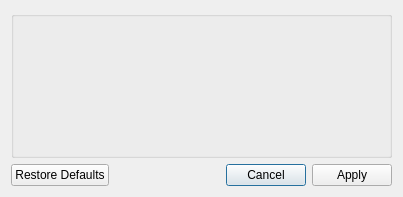
<?xml version="1.0" encoding="UTF-8"?>
<ui version="4.0">
 <class>MpqPriorityListDialog</class>
 <widget class="QDialog" name="MpqPriorityListDialog">
  <property name="geometry">
   <rect>
    <x>0</x>
    <y>0</y>
    <width>403</width>
    <height>197</height>
   </rect>
  </property>
  <property name="windowTitle">
   <string>Data Sources</string>
  </property>
  <layout class="QGridLayout" name="gridLayout">
   <item row="0" column="0">
    <widget class="KEditListBox" name="m_editListBox"/>
   </item>
   <item row="1" column="0">
    <widget class="KDialogButtonBox" name="kdialogbuttonbox">
     <property name="standardButtons">
      <set>QDialogButtonBox::Apply|QDialogButtonBox::Cancel|QDialogButtonBox::RestoreDefaults</set>
     </property>
    </widget>
   </item>
  </layout>
 </widget>
 <customwidgets>
  <customwidget>
   <class>KEditListBox</class>
   <extends>QGroupBox</extends>
   <header>keditlistbox.h</header>
  </customwidget>
  <customwidget>
   <class>KDialogButtonBox</class>
   <extends>QDialogButtonBox</extends>
   <header>kdialogbuttonbox.h</header>
  </customwidget>
 </customwidgets>
 <resources/>
 <connections>
  <connection>
   <sender>kdialogbuttonbox</sender>
   <signal>accepted()</signal>
   <receiver>MpqPriorityListDialog</receiver>
   <slot>accept()</slot>
   <hints>
    <hint type="sourcelabel">
     <x>268</x>
     <y>181</y>
    </hint>
    <hint type="destinationlabel">
     <x>257</x>
     <y>197</y>
    </hint>
   </hints>
  </connection>
  <connection>
   <sender>kdialogbuttonbox</sender>
   <signal>rejected()</signal>
   <receiver>MpqPriorityListDialog</receiver>
   <slot>reject()</slot>
   <hints>
    <hint type="sourcelabel">
     <x>347</x>
     <y>183</y>
    </hint>
    <hint type="destinationlabel">
     <x>355</x>
     <y>197</y>
    </hint>
   </hints>
  </connection>
 </connections>
</ui>
